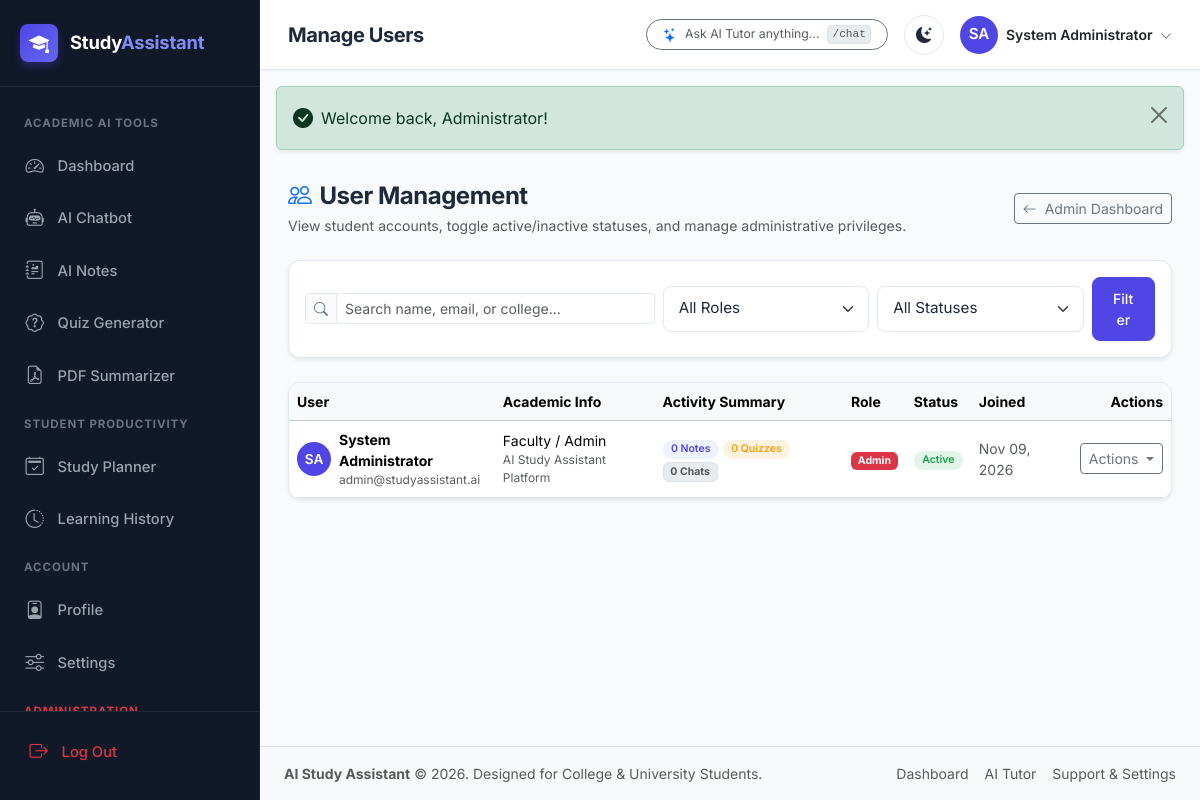
The page /admin/users.php (signed in) on the database its author committed.
### tables this page shows
CREATE TABLE IF NOT EXISTS `users` (
  `id` INT AUTO_INCREMENT PRIMARY KEY,
  `name` VARCHAR(100) NOT NULL,
  `email` VARCHAR(191) NOT NULL UNIQUE,
  `password` VARCHAR(255) NOT NULL,
  `role` ENUM('student', 'admin') NOT NULL DEFAULT 'student',
  `avatar` VARCHAR(255) NULL,
  `academic_level` VARCHAR(50) NOT NULL DEFAULT 'Undergraduate',
  `institution` VARCHAR(150) NULL,
  `subject_interests` TEXT NULL,
  `status` ENUM('active', 'inactive', 'suspended') NOT NULL DEFAULT 'active',
  `remember_token` VARCHAR(64) NULL,
  `last_login_at` DATETIME NULL,
  `created_at` TIMESTAMP DEFAULT CURRENT_TIMESTAMP,
  `updated_at` TIMESTAMP DEFAULT CURRENT_TIMESTAMP ON UPDATE CURRENT_TIMESTAMP,
  INDEX `idx_user_email` (`email`),
  INDEX `idx_user_role` (`role`)
);

### includes/auth.php (called while the page is built, shortened)
<?php
require_once __DIR__ . '/functions.php';
function isLoggedIn(): bool {
    return !empty($_SESSION['user_id']);
}
function getCurrentUser(bool $refresh = false): ?array {
    static $cachedUser = null;
    if ($cachedUser !== null && !$refresh) {
        return $cachedUser;
    }
    try {
        $db = getDbConnection();
        $stmt = $db->prepare("SELECT id, name, email, role, avatar, academic_level, institution, subject_interests, status, created_at, last_login_at FROM users WHERE id = ? LIMIT 1");
        $stmt->execute([$_SESSION['user_id']]);
        $user = $stmt->fetch();
        $cachedUser = $user;
        return $user;
    } catch (Exception $e) {
        error_log("Error fetching current user: " . $e->getMessage());
        return null;
    }
}
function requireAuth(): void {
    $user = getCurrentUser();
}
function requireAdmin(): void {
    requireAuth();
}

### admin/users.php (the view, shortened to what this page needs)
<?php
$pageTitle = 'Manage Users';
require_once __DIR__ . '/../includes/auth.php';
require_once __DIR__ . '/../includes/functions.php';
requireAdmin();
$db = getDbConnection();
$search = trim($_GET['q'] ?? '');
$sql = "SELECT u.*,
        (SELECT COUNT(*) FROM notes WHERE user_id = u.id) as notes_count,
        (SELECT COUNT(*) FROM quiz_attempts WHERE user_id = u.id) as quizzes_count,
        (SELECT COUNT(*) FROM chat_conversations WHERE user_id = u.id) as chats_count
        FROM users u WHERE 1=1";
$params = [];
$sql .= " ORDER BY u.created_at DESC LIMIT 100";
$stmt = $db->prepare($sql);
$stmt->execute($params);
$users = $stmt->fetchAll();
require_once __DIR__ . '/../includes/header.php';
?>
<div class="page-content py-3">
    <div class="d-flex flex-wrap align-items-center justify-content-between gap-3 mb-4">
        <div>
            <h4 class="fw-bold mb-1"><i class="bi bi-people text-primary me-2"></i>User Management</h4>
            <p class="text-muted small mb-0">View student accounts, toggle active/inactive statuses, and manage administrative privileges.</p>
        </div>
        <a href="<?php echo BASE_URL; ?>/admin/dashboard.php" class="btn btn-outline-secondary btn-sm">
            <i class="bi bi-arrow-left me-1"></i> Admin Dashboard
        </a>
    </div>
    <div class="card p-3 shadow-sm mb-4">
        <form method="GET" action="users.php" class="row g-2 align-items-center">
            <div class="col-md-5">
                <div class="input-group input-group-sm">
                    <span class="input-group-text"><i class="bi bi-search"></i></span>
                    <input type="text" class="form-control" name="q" value="<?php echo htmlspecialchars($search); ?>" placeholder="Search name, email, or college...">
                </div>
            </div>
            <div class="col-sm-6 col-md-3">
                <select class="form-select form-select-sm" name="role" onchange="this.form.submit()">
                    <option value="all">All Roles</option>
                </select>
            </div>
            <div class="col-sm-6 col-md-3">
                <select class="form-select form-select-sm" name="status" onchange="this.form.submit()">
                    <option value="all">All Statuses</option>
                </select>
            </div>
            <div class="col-md-1 text-end">
                <button type="submit" class="btn btn-sm btn-primary w-100">Filter</button>
            </div>
        </form>
    </div>
    <div class="card shadow-sm overflow-hidden">
        <div class="table-responsive">
            <table class="table table-hover align-middle mb-0">
                <thead class="table-light small">
                    <tr>
                        <th>User</th>
                        <th>Academic Info</th>
                        <th>Activity Summary</th>
                        <th>Role</th>
                        <th>Status</th>
                        <th>Joined</th>
                        <th class="text-end">Actions</th>
                    </tr>
                </thead>
                <tbody class="small">
                    <?php if (empty($users)): ?>
                        <tr>
                            <td colspan="7" class="text-center py-5 text-muted">
                                <i class="bi bi-person-x fs-1 opacity-50 d-block mb-2"></i>
                                No users match your filter criteria.
                            </td>
                        </tr>
                    <?php else: ?>
                        <?php foreach ($users as $u): ?>
                            <tr>
                                <td>
                                    <div class="d-flex align-items-center gap-2">
                                        <div class="avatar-circle" style="width: 34px; height: 34px; font-size: 0.85rem; background: var(--primary-color);">
                                            <?php
                                            $in = '';
                                            foreach (explode(' ', $u['name']) as $part) {
                                                if (!empty($part)) $in .= strtoupper($part[0]);
                                                if (strlen($in) >= 2) break;
                                            }
                                            echo htmlspecialchars($in);
                                            ?>
                                        </div>
                                        <div>
                                            <div class="fw-bold"><?php echo htmlspecialchars($u['name']); ?></div>
                                            <div class="text-muted" style="font-size:0.75rem;"><?php echo htmlspecialchars($u['email']); ?></div>
                                        </div>
                                    </div>
                                </td>
                                <td>
                                    <div><?php echo htmlspecialchars($u['academic_level']); ?></div>
                                    <div class="text-muted" style="font-size:0.75rem;"><?php echo htmlspecialchars($u['institution'] ?? 'N/A'); ?></div>
                                </td>
                                <td>
                                    <span class="badge badge-primary-soft" title="Notes"><?php echo $u['notes_count']; ?> Notes</span>
                                    <span class="badge badge-warning-soft" title="Quizzes"><?php echo $u['quizzes_count']; ?> Quizzes</span>
                                    <span class="badge bg-body-secondary text-muted border" title="Chats"><?php echo $u['chats_count']; ?> Chats</span>
                                </td>
                                <td>
                                    <span class="badge <?php echo $u['role'] === 'admin' ? 'bg-danger' : 'bg-primary'; ?>">
                                        <?php echo ucfirst($u['role']); ?>
                                    </span>
                                </td>
                                <td>
                                    <span class="badge <?php echo $u['status'] === 'active' ? 'badge-success-soft' : 'badge-danger-soft'; ?>">
                                        <?php echo ucfirst($u['status']); ?>
                                    </span>
                                </td>
                                <td class="text-muted">
                                    <?php echo formatDate($u['created_at'], 'M d, Y'); ?>
                                </td>
                                <td class="text-end">
                                    <div class="dropdown">
                                        <button class="btn btn-sm btn-outline-secondary dropdown-toggle" type="button" data-bs-toggle="dropdown">
                                            Actions
                                        </button>
                                    </div>
                                </td>
                            </tr>
                        <?php endforeach; ?>
                    <?php endif; ?>
                </tbody>
            </table>
        </div>
    </div>
</div>
<?php
require_once __DIR__ . '/../includes/footer.php';
?>

### includes/header.php (shortened to what this page needs)
<?php
require_once __DIR__ . '/auth.php';
$currentUser = getCurrentUser();
$pageTitle = $pageTitle ?? 'Dashboard';
?>
<!DOCTYPE html>
<html lang="en" data-bs-theme="<?php echo htmlspecialchars($_SESSION['theme'] ?? 'light'); ?>">
<head>
    <link href="https://cdn.jsdelivr.net/npm/bootstrap@5.3.3/dist/css/bootstrap.min.css" rel="stylesheet">
    <link href="https://cdn.jsdelivr.net/npm/bootstrap-icons@1.11.3/font/bootstrap-icons.min.css" rel="stylesheet">
    <link rel="stylesheet" href="<?php echo BASE_URL; ?>/assets/css/style.css">
    <link rel="stylesheet" href="<?php echo BASE_URL; ?>/assets/css/dashboard.css">
    <link rel="stylesheet" href="<?php echo BASE_URL; ?>/assets/css/responsive.css">
</head>
<body>
<div class="app-container">
    <?php require_once __DIR__ . '/sidebar.php'; ?>
    <main class="app-main">
        <header class="app-topbar">
            <div class="topbar-left">
                <h1 class="topbar-title"><?php echo htmlspecialchars($pageTitle); ?></h1>
            </div>
            <div class="topbar-right">
                <div class="d-none d-md-flex align-items-center">
                    <a href="<?php echo BASE_URL; ?>/chatbot.php" class="btn btn-sm btn-outline-secondary d-flex align-items-center gap-2 rounded-pill px-3 py-1">
                        <i class="bi bi-stars text-primary"></i>
                        <span class="small text-muted">Ask AI Tutor anything...</span>
                        <kbd class="bg-body-secondary text-muted border px-1 py-0 small" style="font-size: 0.7rem;">/chat</kbd>
                    </a>
                </div>
                <button type="button" class="topbar-icon-btn theme-toggle-btn" title="Toggle Light/Dark Theme">
                    <i class="bi bi-moon-stars-fill theme-toggle-icon"></i>
                </button>
                <div class="dropdown">
                    <button class="btn p-0 border-0 d-flex align-items-center gap-2" type="button" data-bs-toggle="dropdown" aria-expanded="false">
                        <div class="avatar-circle" style="background: var(--primary-color);">
                            <?php
                            $initials = '';
                            $parts = explode(' ', $currentUser['name'] ?? 'User');
                            foreach ($parts as $p) {
                                if (!empty($p)) $initials .= strtoupper($p[0]);
                                if (strlen($initials) >= 2) break;
                            }
                            echo htmlspecialchars($initials);
                            ?>
                        </div>
                        <span class="d-none d-md-inline fw-semibold small text-start">
                            <?php echo htmlspecialchars($currentUser['name'] ?? 'Student'); ?>
                            <i class="bi bi-chevron-down ms-1 text-muted" style="font-size: 0.75rem;"></i>
                        </span>
                    </button>
                </div>
            </div>
        </header>
        <div class="px-3 pt-3">
            <?php echo renderFlashAlerts(); ?>
        </div>

### assets/css/style.css (style rules this page uses)
:root { --primary-color: #4F46E5; --primary-hover: #4338CA; --primary-light: #EEF2FF; --secondary-color: #6366F1; --bg-color: #F8FAFC; --card-bg: #FFFFFF; --sidebar-bg: #111827; --sidebar-text: #9CA3AF; --sidebar-active: #FFFFFF; --sidebar-active-bg: #1F2937; --text-primary: #1E293B; --text-muted: #64748B; --border-color: #E2E8F0; --success-color: #16A34A; --warning-color: #F59E0B; --danger-color: #EF4444; --font-sans: 'Inter', -apple-system, BlinkMacSystemFont, "Segoe UI", Roboto, "Helvetica Neue", sans-serif; --card-shadow: 0 4px 6px -1px rgba(0, 0, 0, 0.05), 0 2px 4px -2px rgba(0, 0, 0, 0.05); --card-shadow-hover: 0 10px 15px -3px rgba(0, 0, 0, 0.08), 0 4px 6px -4px rgba(0, 0, 0, 0.04); --radius-sm: 8px; --radius-md: 12px; --radius-lg: 16px; --radius-xl: 20px; --transition: all 0.25s cubic-bezier(0.4, 0, 0.2, 1); }
body { font-family: var(--font-sans); background-color: var(--bg-color); color: var(--text-primary); min-height: 100vh; transition: background-color 0.3s ease, color 0.3s ease; overflow-x: hidden; }
h1, h2, h3, h4, h5, h6 { font-weight: 700; color: var(--text-primary); letter-spacing: -0.02em; }
.btn-primary { background-color: var(--primary-color); border-color: var(--primary-color); color: #FFFFFF; font-weight: 500; padding: 0.625rem 1.25rem; border-radius: var(--radius-sm); box-shadow: 0 1px 2px 0 rgba(0, 0, 0, 0.05); transition: var(--transition); }
.card { background-color: var(--card-bg); border: 1px solid var(--border-color); border-radius: var(--radius-md); box-shadow: var(--card-shadow); transition: var(--transition); }
.badge-primary-soft { background-color: var(--primary-light); color: var(--primary-color); font-weight: 600; padding: 0.4em 0.8em; border-radius: 9999px; }
.badge-success-soft { background-color: rgba(22, 163, 74, 0.12); color: var(--success-color); font-weight: 600; padding: 0.4em 0.8em; border-radius: 9999px; }
.badge-warning-soft { background-color: rgba(245, 158, 11, 0.12); color: var(--warning-color); font-weight: 600; padding: 0.4em 0.8em; border-radius: 9999px; }
.form-control, .form-select { background-color: var(--card-bg); border-color: var(--border-color); color: var(--text-primary); border-radius: var(--radius-sm); padding: 0.65rem 0.95rem; font-size: 0.95rem; transition: var(--transition); }
.input-group-text { background-color: rgba(0, 0, 0, 0.02); border-color: var(--border-color); color: var(--text-muted); }

### assets/css/dashboard.css (style rules this page uses)
.app-container { display: flex; min-height: 100vh; width: 100%; }
.avatar-circle { width: 38px; height: 38px; border-radius: 50%; background: #374151; color: #FFFFFF; display: flex; align-items: center; justify-content: center; font-weight: 600; font-size: 0.95rem; flex-shrink: 0; }
.app-main { flex: 1; margin-left: 260px; display: flex; flex-direction: column; min-width: 0; }
.app-topbar { height: 70px; background-color: var(--card-bg); border-bottom: 1px solid var(--border-color); padding: 0 1.75rem; display: flex; align-items: center; justify-content: space-between; position: sticky; top: 0; z-index: 1020; box-shadow: 0 1px 2px 0 rgba(0, 0, 0, 0.03); }
.topbar-left { display: flex; align-items: center; gap: 1rem; }
.topbar-title { font-size: 1.25rem; font-weight: 700; margin: 0; }
.topbar-right { display: flex; align-items: center; gap: 1rem; }
.topbar-icon-btn { width: 40px; height: 40px; border-radius: 50%; display: flex; align-items: center; justify-content: center; background: transparent; border: 1px solid var(--border-color); color: var(--text-primary); cursor: pointer; transition: var(--transition); }
.page-content { padding: 2rem 1.75rem; flex: 1; }

### rows shown on the page
users: name "System Administrator", in "SA", email "admin@studyassistant.ai", academic_level "Faculty / Admin", institution "AI Study Assistant Platform", notes_count "0", quizzes_count "0", chats_count "0", role "Admin", status "Active", created_at "Nov 09, 2026"

### other values the page prints
$pageTitle "Manage Users"
$initials "SA"
$msg['message'] "Welcome back, Administrator!"
APP_NAME "AI Study Assistant"
